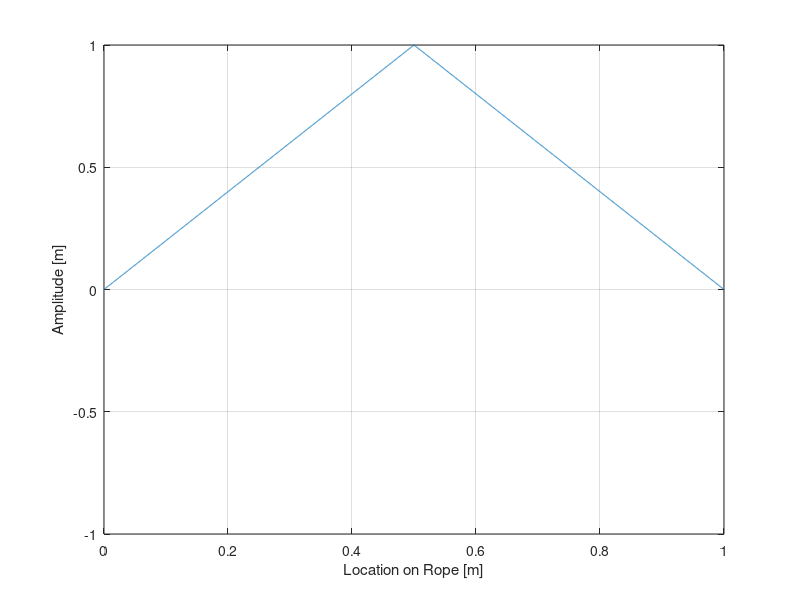

Reproduce this figure in MATLAB. (Note: this script raises an error after producing the figure.)
clear, clc
%% DEFINE PARAMETERS

% Mode-related parameters
numModes = 50;
modeIndex = 1:numModes;
% Location-related parameters
L = 1;                                      % Rope's length [m]
x = linspace(0, L, 10001);                  % x-axis location [m]
k = (pi/L) * modeIndex;                     % Wavenumber [rad/m]
% Time-related parameters
v = 1;                                      % Velocity (depending on the rope's elastic constant) [m/sec]
freq = (0.5*v/L) * modeIndex;               % Frequency [Hz]
omega = k * v;                              % Angular velocity [rad/sec]
T = 2*pi ./ omega;                          % Period [sec]   ***Period seems to be 12 times larger...***
t = linspace(0, T(1), 1001);                % Time [sec]
% W = repmat(omega, length(x), 1);


%% DEFINE INITIAL CONDITIONS
% Here the user may choose the initial conditions of the system, including
% the rope's shape, [the initial velocity of each point in space and the
% rope's elastic constant].   *Note: Parameters in brackets are yet to be
% defined in the script.

% Triangular shape
for i = 1 : length(x)
    if x(i) <= mean(x)
        y(1,i) = 2*L * x(i);
    else
        y(1,i) = 2*L * (1-x(i));
    end
end

% Rectangular shape
% y(1,1:length(x)) = 1;

plot(x,y),   xlabel('Location on Rope [m]'), ylabel('Amplitude [m]'), ylim([-1,1]), grid on
hold on


%% Modes
M = sin(x' * k);                              % A 2-D matrix of amp in every point x and every mode (t=0)
M = M / norm(M);
x_mode = permute(M, [1,3,2]);

N = cos(t' * omega);                          % A 2-D matrix of amp in every time t and every mode (x=L/2)
t_mode = permute(N, [3,1,2]);

x_t_mode = x_mode .* t_mode;                  % A 3-D matrix of location x, time t and mode


% Find amplitude of m-th mode
A = y * M;   % A(m) = sum(y.*M(:,m));

% Represent the shape as a sum of sines (curve-fitting)
sineSum = M * A';

plot (x, sineSum, '--')
title('Sum of sines (t=0)')
legend('y - Original Shape', '\psi - Sum of sines', 'location', 'northeast')
hold off




% Rope_GUI(t);
